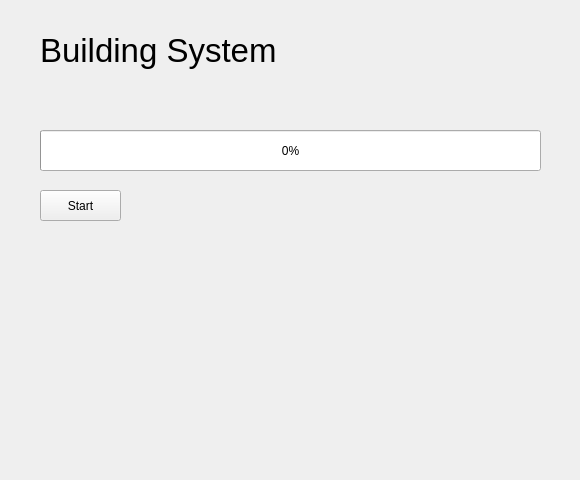
<?xml version="1.0" encoding="UTF-8"?>
<ui version="4.0">
 <class>WorkProcessTab</class>
 <widget class="QWidget" name="WorkProcessTab">
  <property name="geometry">
   <rect>
    <x>0</x>
    <y>0</y>
    <width>580</width>
    <height>480</height>
   </rect>
  </property>
  <property name="windowTitle">
   <string>Form</string>
  </property>
  <widget class="QLabel" name="label">
   <property name="geometry">
    <rect>
     <x>40</x>
     <y>30</y>
     <width>501</width>
     <height>40</height>
    </rect>
   </property>
   <property name="font">
    <font>
     <pointsize>25</pointsize>
    </font>
   </property>
   <property name="text">
    <string>Building System</string>
   </property>
  </widget>
  <widget class="QProgressBar" name="MainProcessBar">
   <property name="geometry">
    <rect>
     <x>40</x>
     <y>130</y>
     <width>501</width>
     <height>41</height>
    </rect>
   </property>
   <property name="value">
    <number>0</number>
   </property>
  </widget>
  <widget class="QLabel" name="NowCOntentLabel">
   <property name="geometry">
    <rect>
     <x>40</x>
     <y>93</y>
     <width>491</width>
     <height>31</height>
    </rect>
   </property>
   <property name="font">
    <font>
     <pointsize>15</pointsize>
    </font>
   </property>
   <property name="text">
    <string/>
   </property>
  </widget>
  <widget class="QPushButton" name="StartButton">
   <property name="geometry">
    <rect>
     <x>40</x>
     <y>190</y>
     <width>81</width>
     <height>31</height>
    </rect>
   </property>
   <property name="text">
    <string>Start</string>
   </property>
  </widget>
 </widget>
 <resources/>
 <connections/>
</ui>
